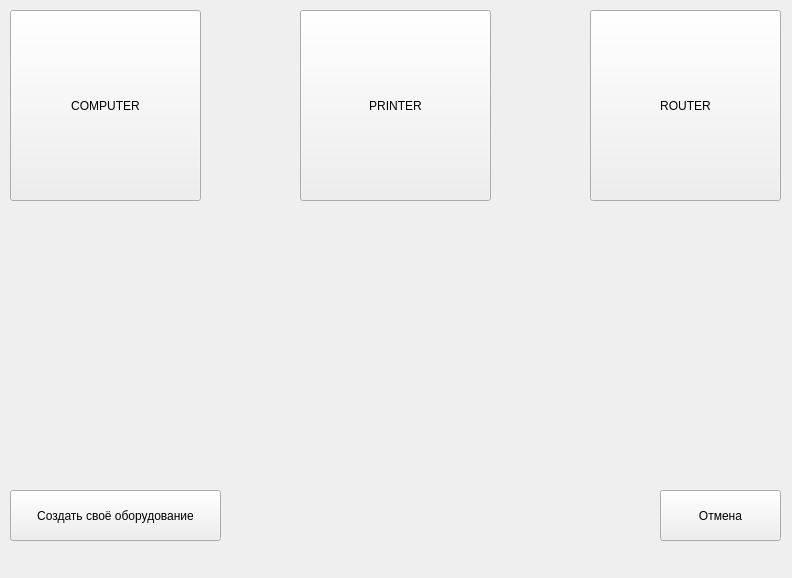
<?xml version="1.0" encoding="UTF-8"?>
<ui version="4.0">
 <class>ChoseObj</class>
 <widget class="QMainWindow" name="ChoseObj">
  <property name="geometry">
   <rect>
    <x>0</x>
    <y>0</y>
    <width>792</width>
    <height>578</height>
   </rect>
  </property>
  <property name="windowTitle">
   <string>Выбор оборудования</string>
  </property>
  <widget class="QWidget" name="centralwidget">
   <widget class="QPushButton" name="createBut">
    <property name="geometry">
     <rect>
      <x>10</x>
      <y>490</y>
      <width>211</width>
      <height>51</height>
     </rect>
    </property>
    <property name="text">
     <string>Создать своё оборудование</string>
    </property>
   </widget>
   <widget class="QPushButton" name="cancelBut">
    <property name="geometry">
     <rect>
      <x>660</x>
      <y>490</y>
      <width>121</width>
      <height>51</height>
     </rect>
    </property>
    <property name="text">
     <string>Отмена</string>
    </property>
   </widget>
   <widget class="QPushButton" name="tcompBut">
    <property name="geometry">
     <rect>
      <x>10</x>
      <y>10</y>
      <width>191</width>
      <height>191</height>
     </rect>
    </property>
    <property name="text">
     <string>COMPUTER</string>
    </property>
   </widget>
   <widget class="QPushButton" name="tprinterBut">
    <property name="geometry">
     <rect>
      <x>300</x>
      <y>10</y>
      <width>191</width>
      <height>191</height>
     </rect>
    </property>
    <property name="text">
     <string>PRINTER</string>
    </property>
   </widget>
   <widget class="QPushButton" name="trouterBut">
    <property name="geometry">
     <rect>
      <x>590</x>
      <y>10</y>
      <width>191</width>
      <height>191</height>
     </rect>
    </property>
    <property name="text">
     <string>ROUTER</string>
    </property>
   </widget>
  </widget>
  <widget class="QMenuBar" name="menubar">
   <property name="geometry">
    <rect>
     <x>0</x>
     <y>0</y>
     <width>792</width>
     <height>26</height>
    </rect>
   </property>
  </widget>
 </widget>
 <resources/>
 <connections/>
</ui>
